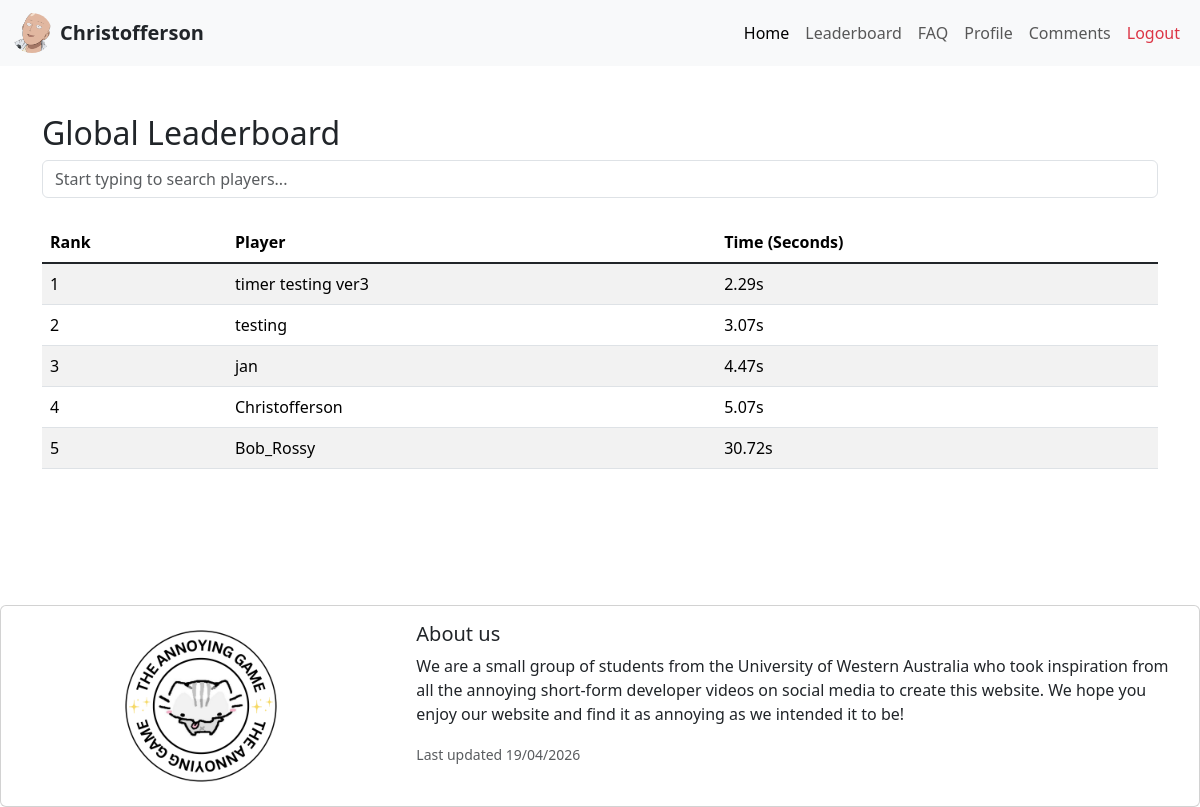
/leaderboard (signed in), run on an earlier commit of the app's database.
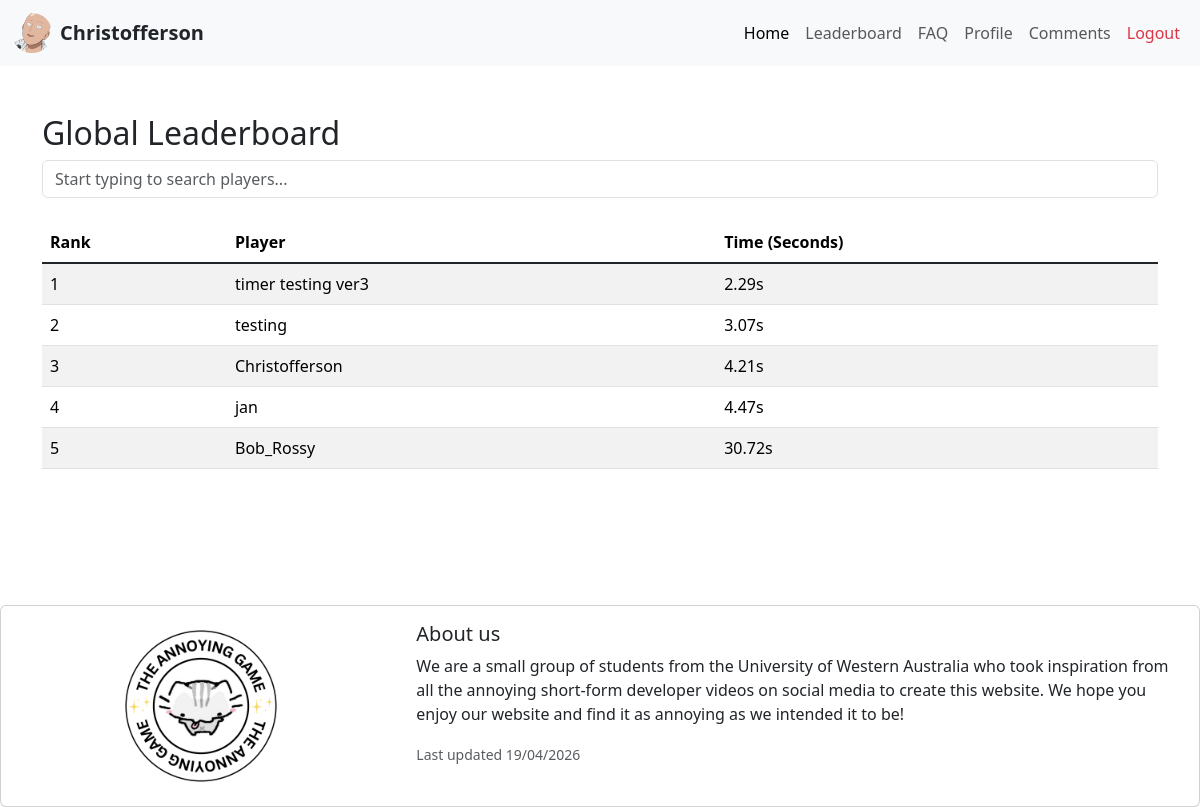
And on a later commit of the database.
### flaskr/zmodels.py (models this page shows, shortened)
class User(db.Model, SerializerMixin):
    __tablename__ = 'users'
    id = db.Column(db.Integer, primary_key=True)
    profile_image = db.Column(db.String, nullable=False, server_default='icon_head.jpg')
    banner_image = db.Column(db.String, nullable=False, server_default='default_banner.png')
    name = db.Column(db.String, nullable=False)
    username = db.Column(db.String(80), unique=True, nullable=False)
    _password_hash = db.Column(db.String)
    @hybrid_property
    def password_hash(self):
        raise AttributeError("Password hashes may not be viewed.")
    @password_hash.setter
    def password_hash(self, password):
        password_hash = bcrypt.generate_password_hash(
            password.encode('utf-8')
        )
        self._password_hash = password_hash.decode('utf-8')
    serialize_rules = ('-password_hash', '-_password_hash', '-scores.user')
    scores = db.relationship('Score', backref='user', cascade="all, delete-orphan")
    comments = db.relationship('Comment', backref='user', cascade="all, delete-orphan")
    @property
    def total_time(self):
        secret_times = [float(score.best_time) for score in self.scores if score.task_name == 'secret_ending'] #if the user chose the secret ending the task_name == 'secret_ending'. else task_name = 'standard_ending'
        if secret_times: #if player managed to get a 'secret_ending' play on last level -> return the time from just last level and no other level -> total_time = secret_ending time
            return min(secret_times)
        REQUIRED_TASKS = 8  # change this value depending on how many games we have
        best_task_times = {}
        for score in self.scores:
            time = float(score.best_time)
            task = score.task_name
            if task not in best_task_times or time < best_task_times[task]:
                best_task_times[task] = time
        if len(best_task_times) < REQUIRED_TASKS:
            return 0.0
        total = sum(best_task_times.values())
        return round(total, 2)

class Score(db.Model, SerializerMixin):
    __tablename__ = 'score'
    id = db.Column(db.Integer, primary_key=True)
    user_id = db.Column(db.Integer, db.ForeignKey('users.id'), nullable=False)
    task_name = db.Column(db.String(50), nullable=False)
    best_time = db.Column(db.Float, nullable=False)

### flaskr/zroutes.py (the view)
@main.route('/leaderboard')
def leaderboard():
    all_users = User.query.all()
    finished_users = [user for user in all_users if user.total_time > 0]
    sorted_users = sorted(finished_users, key=lambda u: u.total_time, reverse=False)
    for index, user in enumerate(sorted_users):
        user.real_rank = index + 1
    display_users = sorted_users[:20]
    if current_user.is_authenticated and current_user.total_time > 0:
        if current_user not in display_users:
            for user in sorted_users:
                if user.id == current_user.id:
                    display_users.append(user)
                    break
    return render_template('leaderboard.html', users=display_users)

### flaskr/templates/leaderboard.html (shortened to what this page needs)
<!doctype html>
<html lang="en">
  <head>
    <link href="https://cdn.jsdelivr.net/npm/bootstrap@5.3.8/dist/css/bootstrap.min.css" rel="stylesheet">
    <link rel="stylesheet" href="{{ url_for('static', filename='global.css') }}">
  </head>
  <body>
    {% include 'components/navbar.html' %}
    <div class="container mt-5">
      <h2>Global Leaderboard</h2>
      <input
        type="text"
        id="searchInput"
        class="form-control mb-4"
        placeholder="Start typing to search players..."
      >
      <table class="table table-striped mt-3">
        <thead>
          <tr>
            <th>Rank</th>
            <th>Player</th>
            <th>Time (Seconds)</th>
          </tr>
        </thead>
        <tbody id="leaderboardBody" class="table-group-divider">
          {% for user in users %}
          <tr class="{% if current_user.is_authenticated and user.id == current_user.id %}table-warning{% endif %}">
            <td>{{ user.real_rank }}</td>
            <td>{{ user.username }}</td>
            <td>{{ user.total_time }}s</td>
          </tr>
          {% endfor %}
        </tbody>
      </table>
    </div>
    <br><br><br><br><br>
    {% include 'components/footer.html' %}
  </body>
</html>

### flaskr/templates/components/navbar.html (shortened to what this page needs)
<nav class="navbar navbar-expand-lg bg-body-tertiary">
    <div class="container-fluid">
        {% if session.get('user_id') %}
        <a class="navbar-brand d-flex align-items-center text-dark" href="{{ url_for('main.profile') }}">
            <img src="{{ url_for('static', filename='images/' + current_user.profile_image) }}"
                 class="rounded-circle me-2" style="width: 40px; height: 40px; object-fit: cover;" alt="Profile">
            <span class="fw-bold fs-5">{{ current_user.username }}</span>
        </a>
        {% endif %}
        <div class="collapse navbar-collapse" id="navbarNavAltMarkup">
            <div class="navbar-nav ms-auto">
                <a class="nav-link active hover-btn" href="{{ url_for('main.home') }}">Home</a>
                <a class="nav-link hover-btn" href="{{ url_for('main.leaderboard') }}">Leaderboard</a>
                <a class="nav-link hover-btn" href="{{ url_for('main.faq') }}">FAQ</a>
                {% if session.get('user_id') %}
                    <a class="nav-link hover-btn" href="{{ url_for('main.profile') }}">Profile</a>
                    <a class="nav-link hover-btn" href="{{ url_for('main.comments') }}">Comments</a>
                    <a class="nav-link text-danger hover-btn" href="#" id="logoutBtn">Logout</a>
                {% else %}
                    <a class="nav-link text-primary hover-btn" href="{{ url_for('main.signin_page') }}">Sign In</a>
                    <a class="nav-link text-success hover-btn" href="{{ url_for('main.signup_page') }}">Sign Up</a>
                {% endif %}
            </div>
        </div>
    </div>
</nav>

### flaskr/templates/components/footer.html
<footer class="mt-auto">
  <div class="card mb-0">
    <div class="row g-0">
      <div class="col-md-4 text-center">
        <img src="/static/images/cits3403_projectlogo.png" class="img-fluid rounded-start" alt="by Juvincia !" width="200" height="200">
      </div>
      <div class="col-md-8">
        <div class="card-body">
          <h5 class="card-title">About us</h5>
          <p class="card-text">
            We are a small group of students from the University of Western Australia who took inspiration
            from all the annoying short-form developer videos on social media to create this website.
            We hope you enjoy our website and find it as annoying as we intended it to be!
          </p>
          <p class="card-text"><small class="text-body-secondary">Last updated 19/04/2026</small></p>
        </div>
      </div>
    </div>
  </div>
</footer>

### flaskr/static/global.css (style rules this page uses)
.hover-btn { transition: transform 0.2s ease-in-out; }

What changed in the data, as far as the page shows it:
changed through a linked row, User "Christofferson": real_rank "4" → "3"; total_time "5.07" → "4.21"; moves up the list
computed for User "jan": real_rank "3" → "4"
